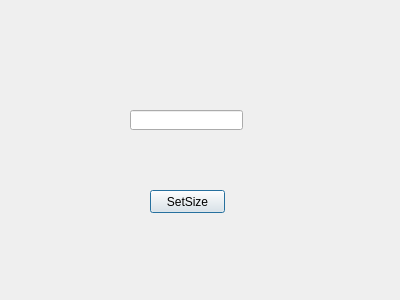
<?xml version="1.0" encoding="UTF-8"?>
<ui version="4.0">
 <class>Settings</class>
 <widget class="QDialog" name="Settings">
  <property name="geometry">
   <rect>
    <x>0</x>
    <y>0</y>
    <width>400</width>
    <height>300</height>
   </rect>
  </property>
  <property name="windowTitle">
   <string>Dialog</string>
  </property>
  <widget class="QPushButton" name="settingsButton">
   <property name="geometry">
    <rect>
     <x>150</x>
     <y>190</y>
     <width>75</width>
     <height>23</height>
    </rect>
   </property>
   <property name="text">
    <string>SetSize</string>
   </property>
  </widget>
  <widget class="QLineEdit" name="widthCalcMainFormInput">
   <property name="geometry">
    <rect>
     <x>130</x>
     <y>110</y>
     <width>113</width>
     <height>20</height>
    </rect>
   </property>
   <property name="text">
    <string/>
   </property>
  </widget>
 </widget>
 <resources/>
 <connections/>
</ui>
